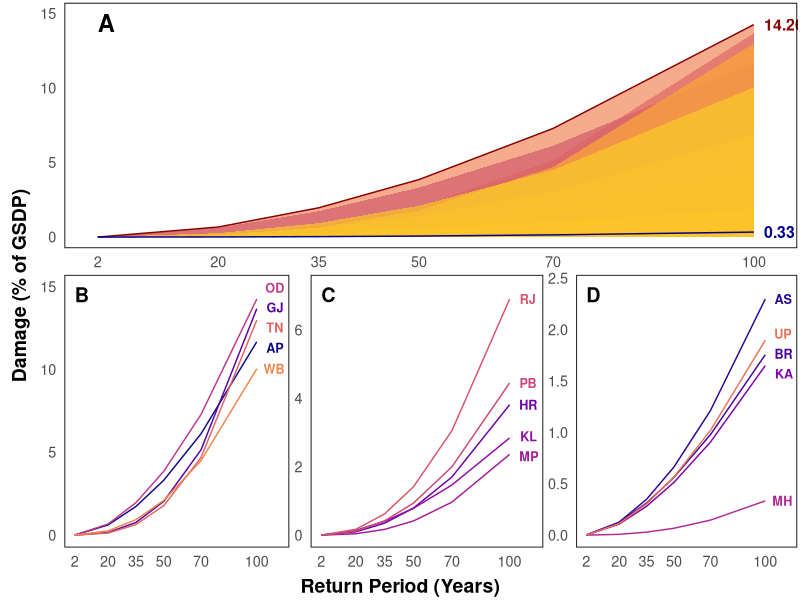
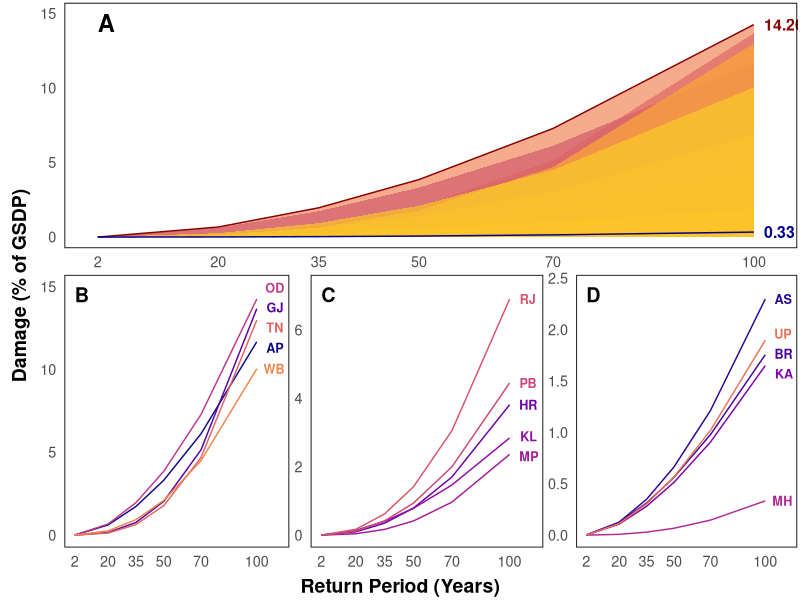

Recreate these plots in R, in order.
library(ggplot2)
library(dplyr)
library(stringr)
library(cowplot)
library(ggrepel)
library(purrr)
library(viridis)

# ---- Data ----
states <- c(
  "ANDHRA PRADESH","ASSAM","BIHAR","GUJARAT","HARYANA","KARNATAKA",
  "KERALA","MADHYA PRADESH","MAHARASHTRA","ODISHA","PUNJAB","RAJASTHAN",
  "TAMIL NADU","UTTAR PRADESH","WEST BENGAL"
)
state_abbr <- c("AP","AS","BR","GJ","HR","KA","KL","MP","MH","OD","PB","RJ","TN","UP","WB")

mu <- c(11.29, 36.55, 68.58, 11.90, 12.09, 3.96, 15.66, 3.22,
        1.97, 15.57, 8.34, 22.86, 6.85, 76.52, 47.34)
xi <- c(1.80, 1.78, 1.63, 2.72, 2.25, 1.67, 1.84, 2.49,
        2.30, 1.87, 2.23, 2.27, 2.84, 1.73, 2.24)
sigma <- c(1598.78, 64.80, 135.50, 33.21, 30.06, 317.69, 126.40, 8.50,
           7.89, 418.00, 25.92, 69.85, 21.27, 292.43, 128.19)

gsdp_values_million <- c(
  "Andhra Pradesh" = 30000000,
  "Assam" = 5702000,
  "Bihar" = 8544000,
  "Gujarat" = 24258000,
  "Haryana" = 10955000,
  "Karnataka" = 25007000,
  "Kerala" = 11461000,
  "Madhya Pradesh" = 13633000,
  "Maharashtra" = 40443000,
  "Odisha" = 8535000,
  "Punjab" = 7449000,
  "Rajasthan" = 15284000,
  "Tamil Nadu" = 27216000,
  "Uttar Pradesh" = 25479000,
  "West Bengal" = 17009000
)

T_vals <- c(2, 20, 35, 50, 70, 100)

# ---- GEV Function ----
gev_return_level <- function(mu, sigma, xi, T) {
  p <- 1 - 1/T
  y <- -log(p)
  mu + (sigma/xi) * (y^(-xi) - 1)
}

# ---- Build Dataset ----
df_all <- purrr::map_dfr(seq_along(states), function(i) {
  rl <- sapply(T_vals, function(T) gev_return_level(mu[i], sigma[i], xi[i], T))
  state_name <- str_to_title(states[i])
  gsdp_val <- gsdp_values_million[state_name]
  pct <- (rl / gsdp_val) * 100
  data.frame(State = state_name,
             Abbr = state_abbr[i],
             ReturnPeriod = T_vals,
             Percent_GSDP = pct)
})

# ---- Color Palettes ----
n_states <- length(unique(df_all$State))
light_colors <- viridis(n_states, option = "C", begin = 0.3, end = 0.9) # softer for Panel 1
dark_colors  <- viridis(n_states, option = "C", begin = 0, end = 0.7)   # darker for Panel 2
names(light_colors) <- names(dark_colors) <- sort(unique(df_all$State))

# ---- Max & Min values for Panel 1 ----
df_range <- df_all %>%
  group_by(ReturnPeriod) %>%
  summarise(
    ymin = min(Percent_GSDP, na.rm = TRUE),
    ymax = max(Percent_GSDP, na.rm = TRUE)
  )

# ---- PANEL 1 ----
panel1 <- ggplot(df_all) +
  geom_ribbon(aes(x = ReturnPeriod, ymin = 0, ymax = Percent_GSDP, fill = State),
              alpha = 0.65, color = NA) +
  geom_line(data = df_range, aes(x = ReturnPeriod, y = ymax),
            color = "darkred", size = 0.5) +
  geom_line(data = df_range, aes(x = ReturnPeriod, y = ymin),
            color = "darkblue", size = 0.5) +
  geom_text(
    data = df_range %>% filter(ReturnPeriod == max(ReturnPeriod)),
    aes(x = ReturnPeriod + 1.5, y = ymax, label = sprintf("%.2f", ymax)),
    color = "darkred", hjust = 0, size = 4, fontface = "bold"
  ) +
  geom_text(
    data = df_range %>% filter(ReturnPeriod == max(ReturnPeriod)),
    aes(x = ReturnPeriod + 1.5, y = ymin, label = sprintf("%.2f", ymin)),
    color = "darkblue", hjust = 0, size = 4, fontface = "bold"
  ) +
  scale_fill_manual(values = light_colors) +
  scale_x_continuous(breaks = T_vals) +
  labs(y = NULL, x = NULL) +
  theme_minimal(base_size = 13) +
  theme(
    panel.border = element_rect(color = "black", fill = NA, linewidth = 0.6),
    panel.grid = element_blank(),
    legend.position = "none",
    plot.margin = margin(2, 2, 2, 2)
  ) +
  # Panel label "A" top-left corner
  annotate("text", x = min(T_vals), y = max(df_all$Percent_GSDP) * 1.05, label = "A",
           fontface = "bold", size = 6, hjust = 0, vjust = 1)

# ---- PANEL 2 ----
ranked_states <- df_all %>%
  filter(ReturnPeriod == 100) %>%
  arrange(desc(Percent_GSDP)) %>%
  pull(State)
state_groups <- split(ranked_states, rep(1:3, each = 5))

make_group_plot <- function(states_subset, label) {
  dat <- filter(df_all, State %in% states_subset)
  p <- ggplot(dat, aes(x = ReturnPeriod, y = Percent_GSDP, color = State)) +
    geom_line(size = 0.5) +
    geom_text_repel(
      data = filter(dat, ReturnPeriod == max(ReturnPeriod)),
      aes(label = Abbr),
      fontface = "bold",   # <-- Bold abbreviations here
      nudge_x = 5,
      segment.color = NA,
      size = 3.2,
      direction = "y",
      hjust = 0
    ) +
    scale_color_manual(values = dark_colors) +
    scale_x_continuous(breaks = T_vals, limits = c(min(T_vals), max(T_vals) + 12)) +
    labs(y = NULL, x = NULL) +
    theme_minimal(base_size = 13) +
    theme(
      panel.border = element_rect(color = "black", fill = NA, linewidth = 0.6),
      panel.grid = element_blank(),
      legend.position = "none",
      plot.margin = margin(2, 2, 2, 2)
    ) +
    # Add panel label in extreme top-left corner
    annotate("text", x = min(T_vals), y = max(dat$Percent_GSDP) * 1.05, label = label,
             fontface = "bold", size = 5, hjust = 0, vjust = 1)
  return(p)
}

panel2_combined <- plot_grid(
  make_group_plot(state_groups[[1]], "B"),
  make_group_plot(state_groups[[2]], "C"),
  make_group_plot(state_groups[[3]], "D"),
  ncol = 3
)

# ---- Combine with shared axes ----
y_axis <- ggdraw() + draw_label("Damage (% of GSDP)", angle = 90, fontface = "bold", size = 14)
x_axis <- ggdraw() + draw_label("Return Period (Years)", fontface = "bold", size = 14)

plots_combined <- plot_grid(panel1, panel2_combined, ncol = 1, rel_heights = c(1, 1.1))
final_plot <- plot_grid(y_axis, plots_combined, ncol = 2, rel_widths = c(0.05, 1))
final_plot <- plot_grid(final_plot, x_axis, ncol = 1, rel_heights = c(1, 0.05))

print(final_plot)
ggsave("Nature_Style_Multipanel_Improved.png", final_plot, width = 14, height = 9, dpi = 300)
